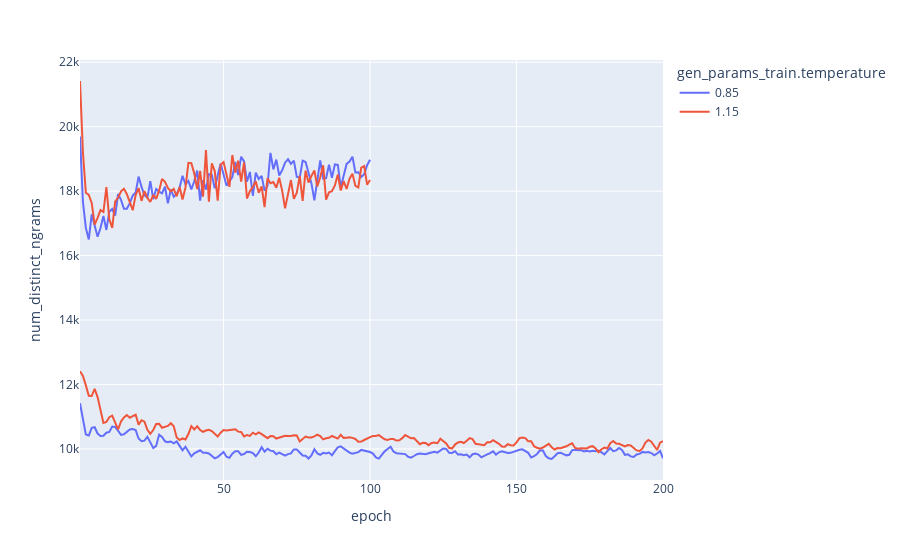

Notebook cell for this chart:
### Code cell
l=[]
for run_name, count_d in results_d.items():
    s = count_d['2gram_series']
    s.name=run_name
    l.append(s)

df1 = pd.concat(l, axis=1)
df1 = df1.reset_index()
df_long = pd.melt(df1, id_vars='epoch', var_name='run_name', value_name='num_distinct_ngrams')
df_long = pd.merge(df_long, res_df[['name', 'dataset_name',"gen_params_train.temperature"]], 
                   how='left', left_on='run_name', right_on='name')

df_agg = df_long.groupby(['dataset_name','epoch', "gen_params_train.temperature"])['num_distinct_ngrams'].agg('mean').to_frame().reset_index()
px.line(data_frame=df_agg, x='epoch', y='num_distinct_ngrams', color="gen_params_train.temperature", line_group='dataset_name')

### Figure 1 — Plotly figure (JSON) as saved in the notebook; plotly's stock layout.template omitted (floating-point values rounded to 4 significant figures; data arrays with more than 128 entries replaced by an {"elided": "..."} marker saying what was removed)
{"data": [{"hovertemplate": "gen_params_train.temperature=0.85<br>dataset_name=financial<br>epoch=%{x}<br>num_distinct_ngrams=%{y}<extra></extra>", "legendgroup": "0.85", "line": {"color": "#636efa", "dash": "solid"}, "mode": "lines", "name": "0.85", "orientation": "v", "showlegend": true, "type": "scatter", "x": {"elided": "200 int values"}, "xaxis": "x", "y": {"elided": "200 float values"}, "yaxis": "y"}, {"hovertemplate": "gen_params_train.temperature=0.85<br>dataset_name=rotten_tomatoes<br>epoch=%{x}<br>num_distinct_ngrams=%{y}<extra></extra>", "legendgroup": "0.85", "line": {"color": "#636efa", "dash": "solid"}, "mode": "lines", "name": "0.85", "orientation": "v", "showlegend": false, "type": "scatter", "x": {"elided": "200 int values"}, "xaxis": "x", "y": {"elided": "200 float values"}, "yaxis": "y"}, {"hovertemplate": "gen_params_train.temperature=1.15<br>dataset_name=financial<br>epoch=%{x}<br>num_distinct_ngrams=%{y}<extra></extra>", "legendgroup": "1.15", "line": {"color": "#EF553B", "dash": "solid"}, "mode": "lines", "name": "1.15", "orientation": "v", "showlegend": true, "type": "scatter", "x": {"elided": "200 int values"}, "xaxis": "x", "y": {"elided": "200 float values"}, "yaxis": "y"}, {"hovertemplate": "gen_params_train.temperature=1.15<br>dataset_name=rotten_tomatoes<br>epoch=%{x}<br>num_distinct_ngrams=%{y}<extra></extra>", "legendgroup": "1.15", "line": {"color": "#EF553B", "dash": "solid"}, "mode": "lines", "name": "1.15", "orientation": "v", "showlegend": false, "type": "scatter", "x": {"elided": "200 int values"}, "xaxis": "x", "y": {"elided": "200 float values"}, "yaxis": "y"}], "layout": {"legend": {"title": {"text": "gen_params_train.temperature"}, "tracegroupgap": 0}, "margin": {"t": 60}, "xaxis": {"anchor": "y", "domain": [0, 1], "title": {"text": "epoch"}}, "yaxis": {"anchor": "x", "domain": [0, 1], "title": {"text": "num_distinct_ngrams"}}}}
